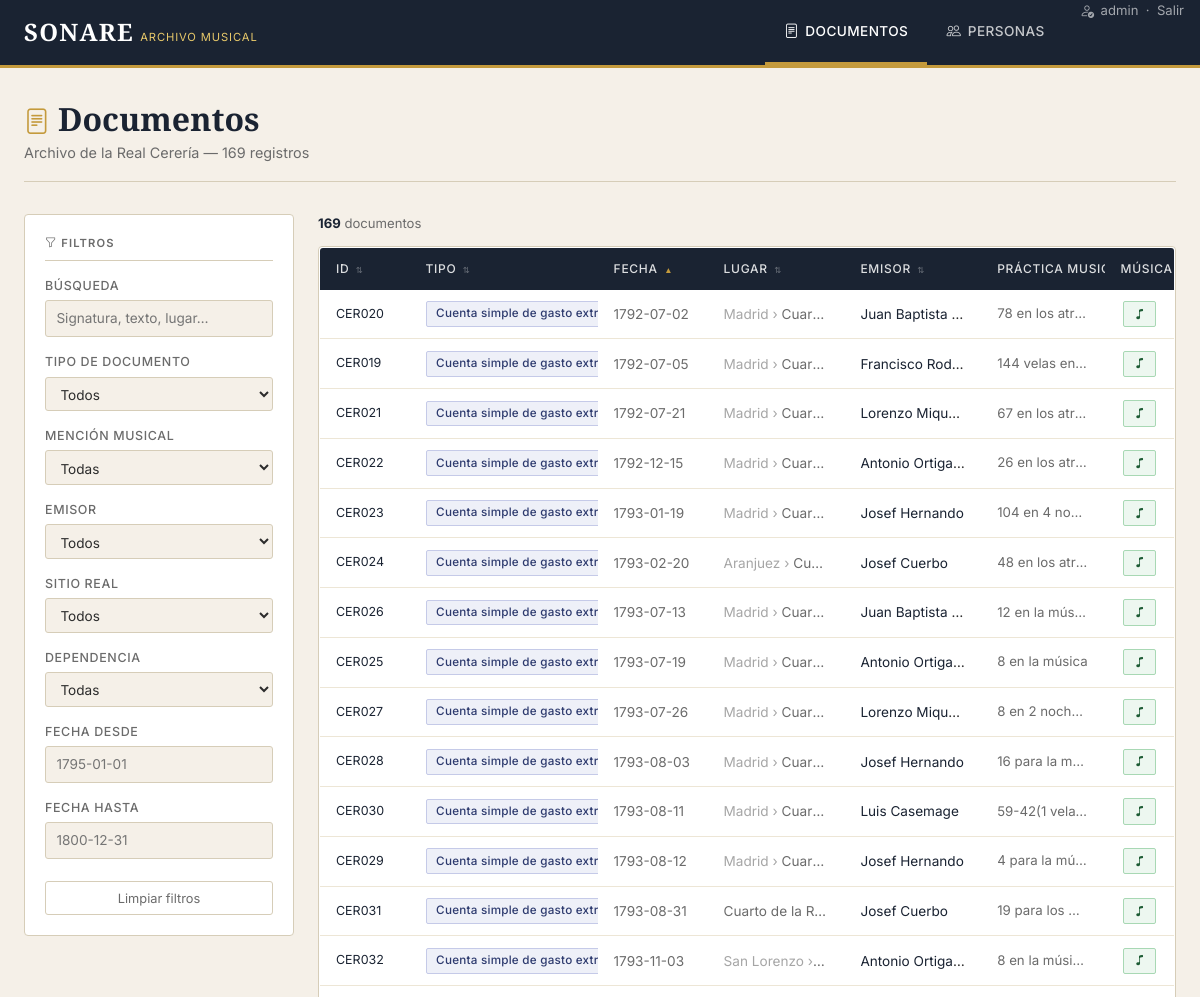
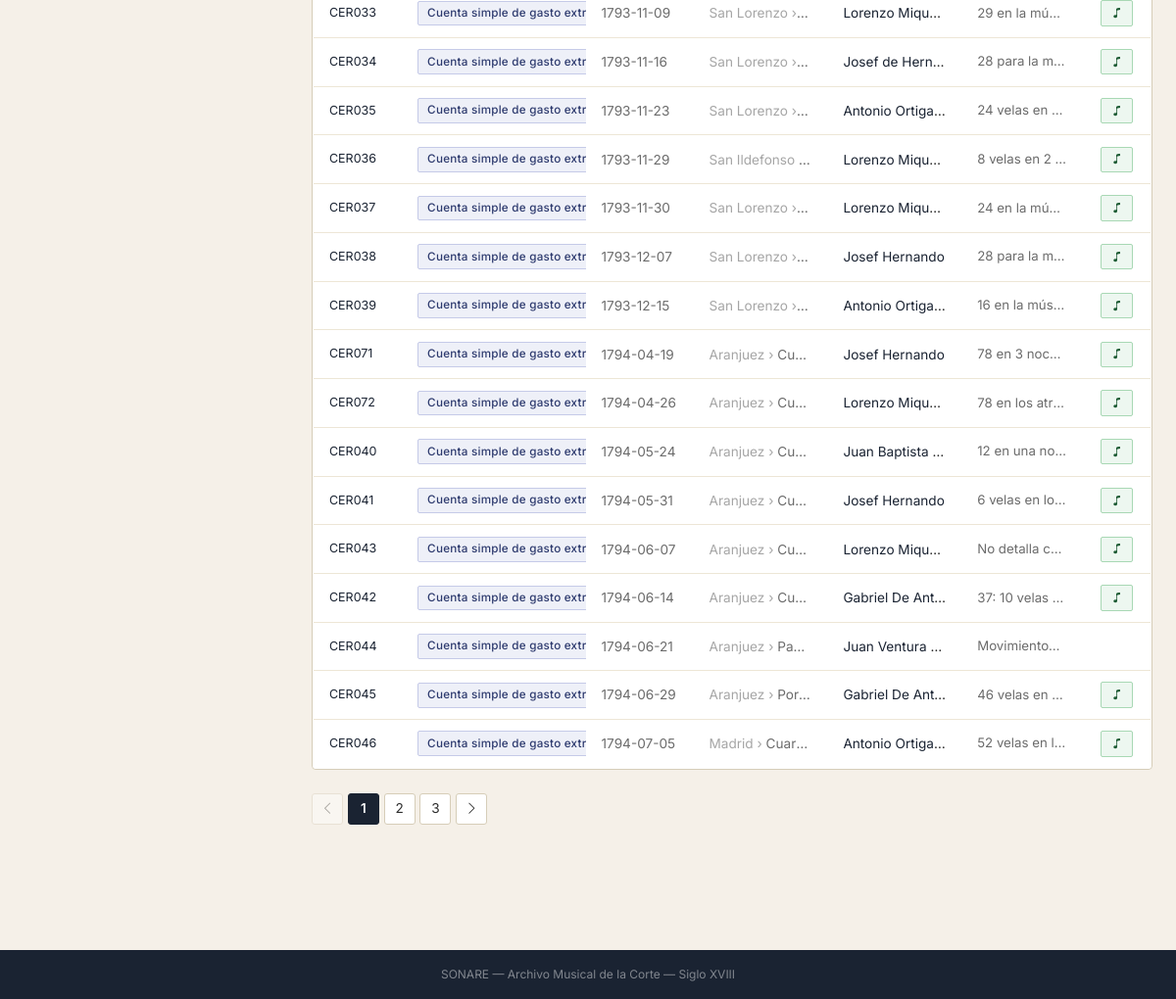
The page /documentos/ (signed in) on the database its author committed (2 pictures, top to bottom).
### sonare_app/models.py (models this page shows, shortened)
class Documento(models.Model):
    id = models.CharField(max_length=50, primary_key=True)
    tipo_documento = models.CharField(max_length=200)
    fecha_documento = models.CharField(max_length=50, blank=True, null=True)
    lugar_documento = models.CharField(max_length=300, blank=True, null=True)
    fecha_inicio = models.CharField(max_length=50, blank=True, null=True)
    fecha_fin = models.CharField(max_length=50, blank=True, null=True)
    lugar = models.CharField(max_length=500, blank=True, null=True)  # string original del Excel
    lugar_ref = models.ForeignKey(
        Lugar, null=True, blank=True,
        on_delete=models.SET_NULL,
        related_name='documentos',
        verbose_name="Lugar (jerárquico)",
    )
    observaciones_lugar = models.TextField(blank=True, null=True)
    texto = models.TextField(blank=True, null=True)
    emisor = models.ForeignKey(
        Persona, null=True, blank=True, on_delete=models.SET_NULL,
        related_name="documentos_emitidos",
    )
    visto = models.ForeignKey(
        Persona, null=True, blank=True, on_delete=models.SET_NULL,
        related_name="documentos_vistos",
    )
    destinatario = models.ForeignKey(
        Persona, null=True, blank=True, on_delete=models.SET_NULL,
        related_name="documentos_recibidos",
    )
    seccion_administrativa_emision = models.CharField(max_length=200, blank=True, null=True)
    seccion_administrativa_recepcion = models.CharField(max_length=200, blank=True, null=True)
    hora = models.CharField(max_length=50, blank=True, null=True)
    luces = models.TextField(blank=True, null=True)
    otras_personas = models.ManyToManyField(Persona, blank=True, related_name="documentos_citado")
    signatura = models.CharField(max_length=200, blank=True, null=True)
    practica_musical = models.TextField(blank=True, null=True)
    objeto_musical_desc = models.TextField(blank=True, null=True)
    autor = models.CharField(max_length=200, blank=True, null=True)
    mencion_musica = models.BooleanField(default=False)
    observaciones = models.TextField(blank=True, null=True)
    evento_descripcion = models.TextField(blank=True, null=True)
    metadata = models.JSONField(default=dict, blank=True)
    class Meta:
        verbose_name = "Documento"
        verbose_name_plural = "Documentos"
        ordering = ["fecha_documento"]

class Lugar(models.Model):
    nombre = models.CharField(max_length=400)
    padre = models.ForeignKey(
        'self', null=True, blank=True,
        on_delete=models.SET_NULL,
        related_name='hijos',
    )
    class Meta:
        verbose_name = "Lugar"
        verbose_name_plural = "Lugares"
        ordering = ["padre__nombre", "nombre"]

class Persona(models.Model):
    id = models.CharField(max_length=50, primary_key=True)
    nombre_uniforme = models.CharField(max_length=200)
    apellidos_uniforme = models.CharField(max_length=200, blank=True, default="")
    otras_formas_nombre = models.TextField(blank=True, default="")
    titulo_nobiliario = models.CharField(max_length=200, blank=True, null=True)
    id_viaff = models.CharField(max_length=100, blank=True, null=True)
    genero = models.CharField(max_length=50, blank=True, null=True)
    fecha_nacimiento = models.CharField(max_length=50, blank=True, null=True)
    fecha_muerte = models.CharField(max_length=50, blank=True, null=True)
    funcion = models.CharField(max_length=100, default="no músico")
    cargo_profesional = models.CharField(max_length=200, blank=True, null=True)
    def __str__(self):
        return f"{self.nombre_uniforme} {self.apellidos_uniforme}".strip()
    class Meta:
        verbose_name = "Persona"
        verbose_name_plural = "Personas"
        ordering = ["apellidos_uniforme", "nombre_uniforme"]

### sonare_app/views.py (the view, shortened to what this page needs)
# urls.py: path("documentos/", views.documento_list, name="documento_list"),
@login_required
def documento_list(request):
    qs = Documento.objects.select_related("emisor", "destinatario", "lugar_ref", "lugar_ref__padre")
    q = request.GET.get("q", "").strip()
    tipo = request.GET.get("tipo", "")
    if tipo:
        qs = qs.filter(tipo_documento=tipo)
    musica = request.GET.get("musica", "")
    if musica == "1":
        qs = qs.filter(mencion_musica=True)
    elif musica == "0":
        qs = qs.filter(mencion_musica=False)
    emisor = request.GET.get("emisor", "")
    if emisor:
        qs = qs.filter(emisor_id=emisor)
    sitio = request.GET.get("sitio", "")
    dependencia = request.GET.get("dependencia", "")
    if dependencia:
        qs = qs.filter(lugar_ref_id=dependencia)
    elif sitio:
        qs = qs.filter(
            Q(lugar_ref__padre_id=sitio) | Q(lugar_ref_id=sitio)
        )
    desde = request.GET.get("desde", "")
    if desde:
        qs = qs.filter(fecha_documento__gte=desde)
    hasta = request.GET.get("hasta", "")
    if hasta:
        qs = qs.filter(fecha_documento__lte=hasta)
    SORT_FIELDS_DOC = {
        "id":       "id",
        "tipo":     "tipo_documento",
        "fecha":    "fecha_documento",
        "lugar":    "lugar_ref__nombre",
        "emisor":   "emisor__apellidos_uniforme",
        "practica": "practica_musical",
        "musica":   "mencion_musica",
    }
    sort = request.GET.get("sort", "fecha")
    direction = request.GET.get("dir", "asc")
    sort_field = SORT_FIELDS_DOC.get(sort, "fecha_documento")
    qs = qs.order_by(f"-{sort_field}" if direction == "desc" else sort_field)
    paginator = Paginator(qs, 30)
    page_obj = paginator.get_page(request.GET.get("page"))
    tipos = (
        Documento.objects.exclude(tipo_documento="")
        .values_list("tipo_documento", flat=True)
        .distinct()
        .order_by("tipo_documento")
    )
    personas_con_docs = (
        Persona.objects.filter(documentos_emitidos__isnull=False)
        .distinct()
        .order_by("apellidos_uniforme", "nombre_uniforme")
    )
    sitios = Lugar.objects.filter(padre__isnull=True).order_by("nombre")
    context = {
        "page_obj": page_obj,
        "paginator": paginator,
        "tipos": tipos,
        "personas_con_docs": personas_con_docs,
        "sitios": sitios,
        "lugares_json": _lugares_json(),
        "q": q,
        "sort": sort,
        "dir": direction,
    }
    return render(request, "sonare_app/documentos/list.html", context)

### sonare_app/views.py (called while the page is built)
def _lugares_json():
    lugares = Lugar.objects.select_related("padre").order_by("padre__nombre", "nombre")
    return json.dumps([
        {"id": l.id, "nombre": l.nombre, "padre_id": l.padre_id}
        for l in lugares
    ])

### sonare_app/templates/sonare_app/documentos/list.html (shortened to what this page needs)
{% extends "sonare_app/base.html" %}
{% block content %}
<div class="page-header">
  <h1><i class="bi bi-file-text" style="font-size:1.6rem; color:var(--gold);"></i> Documentos</h1>
  <span class="subtitle">Archivo de la Real Cerería — {{ paginator.count }} registros</span>
</div>
<div class="row g-4">
  <div class="col-12 col-md-3">
    <div class="filter-panel">
      <div class="filter-title"><i class="bi bi-funnel"></i> Filtros</div>
      <form method="get" id="filter-form">
        <div class="filter-group">
          <label>Búsqueda</label>
          <input type="text" name="q" value="{{ request.GET.q }}" placeholder="Signatura, texto, lugar…" id="filter-q">
        </div>
        <div class="filter-group">
          <label>Tipo de documento</label>
          <select name="tipo" onchange="this.form.submit()">
            <option value="">Todos</option>
          </select>
        </div>
        <div class="filter-group">
          <label>Mención musical</label>
          <select name="musica" onchange="this.form.submit()">
            <option value="">Todas</option>
          </select>
        </div>
        <div class="filter-group">
          <label>Emisor</label>
          <select name="emisor" onchange="this.form.submit()">
            <option value="">Todos</option>
          </select>
        </div>
        <div class="filter-group">
          <label>Sitio real</label>
          <select name="sitio" id="filter-sitio" onchange="actualizarDependencias(); this.form.submit()">
            <option value="">Todos</option>
          </select>
        </div>
        <div class="filter-group">
          <label>Dependencia</label>
          <select name="dependencia" id="filter-dependencia" onchange="this.form.submit()">
            <option value="">Todas</option>
          </select>
        </div>
        <div class="filter-group">
          <label>Fecha desde</label>
          <input type="text" name="desde" value="{{ request.GET.desde }}" placeholder="1795-01-01" id="filter-desde">
        </div>
        <div class="filter-group">
          <label>Fecha hasta</label>
          <input type="text" name="hasta" value="{{ request.GET.hasta }}" placeholder="1800-12-31" id="filter-hasta">
        </div>
        <a href="{% url 'sonare:documento_list' %}">
          <button type="button" class="btn-clear">Limpiar filtros</button>
        </a>
      </form>
    </div>
  </div>
  <div class="col-12 col-md-9">
    <div class="results-count">
      <strong>{{ paginator.count }}</strong> documentos
    </div>
    <div class="card-sonare" style="padding:0; overflow:hidden;">
      <table class="data-table">
        <thead>
          <tr>
            <th class="sortable-th {% if sort == 'id' %}sort-active{% endif %}" data-sort="id" style="width:90px;">ID <span class="sort-icon">{% if sort == 'id' %}{% if dir == 'asc' %}▲{% else %}▼{% endif %}{% else %}⇅{% endif %}</span></th>
            <th class="sortable-th {% if sort == 'tipo' %}sort-active{% endif %}" data-sort="tipo" style="width:22%;">Tipo <span class="sort-icon">{% if sort == 'tipo' %}{% if dir == 'asc' %}▲{% else %}▼{% endif %}{% else %}⇅{% endif %}</span></th>
            <th class="sortable-th {% if sort == 'fecha' %}sort-active{% endif %}" data-sort="fecha" style="width:110px;">Fecha <span class="sort-icon">{% if sort == 'fecha' %}{% if dir == 'asc' %}▲{% else %}▼{% endif %}{% else %}⇅{% endif %}</span></th>
            <th class="sortable-th {% if sort == 'lugar' %}sort-active{% endif %}" data-sort="lugar" style="width:16%;">Lugar <span class="sort-icon">{% if sort == 'lugar' %}{% if dir == 'asc' %}▲{% else %}▼{% endif %}{% else %}⇅{% endif %}</span></th>
            <th class="sortable-th {% if sort == 'emisor' %}sort-active{% endif %}" data-sort="emisor" style="width:16%;">Emisor <span class="sort-icon">{% if sort == 'emisor' %}{% if dir == 'asc' %}▲{% else %}▼{% endif %}{% else %}⇅{% endif %}</span></th>
            <th class="sortable-th " data-sort="practica">Práctica musical </th>
            <th class="sortable-th " data-sort="musica" style="width:70px;">Música </th>
          </tr>
        </thead>
        <tbody>
          {% for doc in page_obj %}
          <tr class="clickable-row" data-href="{% url 'sonare:documento_detail' doc.id %}" style="cursor:pointer;">
            <td class="id-col">
              <a href="{% url 'sonare:documento_detail' doc.id %}">{{ doc.id }}</a>
            </td>
            <td title="{{ doc.tipo_documento }}">
              <span class="badge-sonare badge-doc" style="font-size:0.73rem;">
                {{ doc.tipo_documento|truncatechars:35 }}
              </span>
            </td>
            <td style="font-size:0.85rem; color:var(--text-muted);">
              {{ doc.fecha_documento|default:"—" }}
            </td>
            <td style="font-size:0.85rem; color:var(--text-muted);" title="{% if doc.lugar_ref %}{% if doc.lugar_ref.padre %}{{ doc.lugar_ref.padre.nombre }} › {% endif %}{{ doc.lugar_ref.nombre }}{% else %}{{ doc.lugar_documento }}{% endif %}">
              {% if doc.lugar_ref %}
                {% if doc.lugar_ref.padre %}<span style="opacity:0.6;">{{ doc.lugar_ref.padre.nombre }} ›</span> {% endif %}{{ doc.lugar_ref.nombre }}
              {% else %}
                {{ doc.lugar_documento|default:"—" }}
              {% endif %}
            </td>
            <td style="font-size:0.85rem;" title="{% if doc.emisor %}{{ doc.emisor }}{% endif %}">
              {% if doc.emisor %}
                <a href="{% url 'sonare:persona_detail' doc.emisor.id %}">{{ doc.emisor }}</a>
              {% else %}—{% endif %}
            </td>
            <td style="font-size:0.83rem; color:var(--text-muted);" title="{{ doc.practica_musical }}">
              {% if doc.practica_musical and doc.practica_musical != 'None' %}{{ doc.practica_musical|truncatechars:60 }}{% else %}—{% endif %}
            </td>
            <td style="text-align:center;">
              {% if doc.mencion_musica %}
                <span class="badge-sonare badge-green" title="Mención musical"><i class="bi bi-music-note"></i></span>
              {% endif %}
            </td>
          </tr>
          {% empty %}
          <tr>
            <td colspan="7" style="text-align:center; padding:3rem; color:var(--text-muted); font-style:italic;">
              No se encontraron documentos con los filtros seleccionados.
            </td>
          </tr>
          {% endfor %}
        </tbody>
      </table>
    </div>
    {% if page_obj.has_other_pages %}
    <div class="pagination-sonare">
      {% if page_obj.has_previous %}
        <a href="?{% if request.GET.urlencode %}{{ request.GET.urlencode }}&{% endif %}page={{ page_obj.previous_page_number }}" title="Anterior">
          <i class="bi bi-chevron-left"></i>
        </a>
      {% else %}
        <span class="disabled"><i class="bi bi-chevron-left"></i></span>
      {% endif %}
      {% for num in page_obj.paginator.page_range %}
        {% if page_obj.number == num %}
          <span class="current">{{ num }}</span>
        {% elif num > page_obj.number|add:"-3" and num < page_obj.number|add:"3" %}
          <a href="?{% if request.GET.urlencode %}{{ request.GET.urlencode }}&{% endif %}page={{ num }}">{{ num }}</a>
        {% endif %}
      {% endfor %}
      {% if page_obj.has_next %}
        <a href="?{% if request.GET.urlencode %}{{ request.GET.urlencode }}&{% endif %}page={{ page_obj.next_page_number }}" title="Siguiente">
          <i class="bi bi-chevron-right"></i>
        </a>
      {% else %}
        <span class="disabled"><i class="bi bi-chevron-right"></i></span>
      {% endif %}
    </div>
    {% endif %}
  </div>
</div>
{% endblock %}

### sonare_app/templates/sonare_app/base.html (shortened to what this page needs)
<!DOCTYPE html>
<html lang="es">
<head>
  <link href="https://cdn.jsdelivr.net/npm/bootstrap@5.3.0/dist/css/bootstrap.min.css" rel="stylesheet">
  <link href="https://cdn.jsdelivr.net/npm/bootstrap-icons@1.11.0/font/bootstrap-icons.css" rel="stylesheet">
</head>
<body>
<nav class="sonare-nav d-flex align-items-stretch justify-content-between">
  <a href="{% url 'sonare:home' %}" class="nav-brand">
    <span class="brand-title">SONARE</span>
    <span class="brand-sub">Archivo Musical</span>
  </a>
  <ul class="nav-links">
    <li>
      <a href="{% url 'sonare:documento_list' %}" class="{% if request.resolver_match.url_name == 'documento_list' or request.resolver_match.url_name == 'documento_detail' %}active{% endif %}">
        <i class="bi bi-file-text"></i> Documentos
      </a>
    </li>
    <li>
      <a href="{% url 'sonare:persona_list' %}" class="{% if request.resolver_match.url_name == 'persona_list' or request.resolver_match.url_name == 'persona_detail' %}active{% endif %}">
        <i class="bi bi-people"></i> Personas
      </a>
    </li>
    {% if request.user.is_authenticated %}
    <li>
      <form method="post" action="/logout/" style="margin:0;">
        <button type="submit" style="background:none; border:none; cursor:pointer; color:rgba(255,255,255,0.6); font-size:0.82rem; font-family:var(--sans); padding:0 1rem; height:100%; display:flex; align-items:center; gap:0.4rem;">
          <i class="bi bi-person-check"></i> {{ request.user.username }} &nbsp;·&nbsp; Salir
        </button>
      </form>
    </li>
    {% else %}
    <li>
      <a href="/login/?next={{ request.path }}">
        <i class="bi bi-box-arrow-in-right"></i> Entrar
      </a>
    </li>
    {% endif %}
  </ul>
</nav>
<div class="page-wrapper">
  {% block content %}{% endblock %}
</div>
<footer style="background:var(--navy); color:rgba(255,255,255,0.45); text-align:center; padding:1rem; font-size:0.75rem; margin-top:4rem;">
  SONARE &mdash; Archivo Musical de la Corte &mdash; Siglo XVIII
</footer>
</body>
</html>

### rows shown on the page
Documento: id "CER020", tipo_documento "Cuenta simple de gast…", fecha_documento "1792-07-02", lugar_ref.padre.nombre "Madrid", lugar_ref.nombre "Cuar…", emisor "Juan Baptista…", practica_musical "78 en los atr…", mencion_musica True (drawn)
Documento: id "CER019", tipo_documento "Cuenta simple de gast…", fecha_documento "1792-07-05", lugar_ref.padre.nombre "Madrid", lugar_ref.nombre "Cuar…", emisor "Francisco Rod…", practica_musical "144 velas en…", mencion_musica True (drawn)
Documento: id "CER021", tipo_documento "Cuenta simple de gast…", fecha_documento "1792-07-21", lugar_ref.padre.nombre "Madrid", lugar_ref.nombre "Cuar…", emisor "Lorenzo Miqu…", practica_musical "67 en los atr…", mencion_musica True (drawn)
Documento: id "CER022", tipo_documento "Cuenta simple de gast…", fecha_documento "1792-12-15", lugar_ref.padre.nombre "Madrid", lugar_ref.nombre "Cuar…", emisor "Antonio Ortiga…", practica_musical "26 en los atr…", mencion_musica True (drawn)
Documento: id "CER023", tipo_documento "Cuenta simple de gast…", fecha_documento "1793-01-19", lugar_ref.padre.nombre "Madrid", lugar_ref.nombre "Cuar…", emisor "Josef Hernando", practica_musical "104 en 4 no…", mencion_musica True (drawn)
Documento: id "CER024", tipo_documento "Cuenta simple de gast…", fecha_documento "1793-02-20", lugar_ref.padre.nombre "Aranjuez", lugar_ref.nombre "Cu…", emisor "Josef Cuerbo", practica_musical "48 en los atr…", mencion_musica True (drawn)
Documento: id "CER026", tipo_documento "Cuenta simple de gast…", fecha_documento "1793-07-13", lugar_ref.padre.nombre "Madrid", lugar_ref.nombre "Cuar…", emisor "Juan Baptista…", practica_musical "12 en la mús…", mencion_musica True (drawn)
Documento: id "CER025", tipo_documento "Cuenta simple de gast…", fecha_documento "1793-07-19", lugar_ref.padre.nombre "Madrid", lugar_ref.nombre "Cuar…", emisor "Antonio Ortiga…", practica_musical "8 en la música", mencion_musica True (drawn)
Documento: id "CER027", tipo_documento "Cuenta simple de gast…", fecha_documento "1793-07-26", lugar_ref.padre.nombre "Madrid", lugar_ref.nombre "Cuar…", emisor "Lorenzo Miqu…", practica_musical "8 en 2 noch…", mencion_musica True (drawn)
Documento: id "CER028", tipo_documento "Cuenta simple de gast…", fecha_documento "1793-08-03", lugar_ref.padre.nombre "Madrid", lugar_ref.nombre "Cuar…", emisor "Josef Hernando", practica_musical "16 para la m…", mencion_musica True (drawn)
Documento: id "CER030", tipo_documento "Cuenta simple de gast…", fecha_documento "1793-08-11", lugar_ref.padre.nombre "Madrid", lugar_ref.nombre "Cuar…", emisor "Luis Casemage", practica_musical "59-42(1 vela…", mencion_musica True (drawn)
Documento: id "CER029", tipo_documento "Cuenta simple de gast…", fecha_documento "1793-08-12", lugar_ref.padre.nombre "Madrid", lugar_ref.nombre "Cuar…", emisor "Josef Hernando", practica_musical "4 para la mú…", mencion_musica True (drawn)
Documento: id "CER031", tipo_documento "Cuenta simple de gast…", fecha_documento "1793-08-31", lugar_ref.nombre "Cuarto de la R…", emisor "Josef Cuerbo", practica_musical "19 para los…", mencion_musica True (drawn)
Documento: id "CER032", tipo_documento "Cuenta simple de gast…", fecha_documento "1793-11-03", lugar_ref.padre.nombre "San Lorenzo", emisor "Antonio Ortiga…", practica_musical "8 en la músi…", mencion_musica True (drawn)
Documento: id "CER033", tipo_documento "Cuenta simple de gast…", fecha_documento "1793-11-09", lugar_ref.padre.nombre "San Lorenzo", emisor "Lorenzo Miqu…", practica_musical "29 en la mú…", mencion_musica True (drawn)
Documento: id "CER034", tipo_documento "Cuenta simple de gast…", fecha_documento "1793-11-16", lugar_ref.padre.nombre "San Lorenzo", emisor "Josef de Hern…", practica_musical "28 para la m…", mencion_musica True (drawn)
Documento: id "CER035", tipo_documento "Cuenta simple de gast…", fecha_documento "1793-11-23", lugar_ref.padre.nombre "San Lorenzo", emisor "Antonio Ortiga…", practica_musical "24 velas en…", mencion_musica True (drawn)
Documento: id "CER036", tipo_documento "Cuenta simple de gast…", fecha_documento "1793-11-29", lugar_ref.padre.nombre "San Ildefonso", emisor "Lorenzo Miqu…", practica_musical "8 velas en 2…", mencion_musica True (drawn)
Documento: id "CER037", tipo_documento "Cuenta simple de gast…", fecha_documento "1793-11-30", lugar_ref.padre.nombre "San Lorenzo", emisor "Lorenzo Miqu…", practica_musical "24 en la mú…", mencion_musica True (drawn)
Documento: id "CER038", tipo_documento "Cuenta simple de gast…", fecha_documento "1793-12-07", lugar_ref.padre.nombre "San Lorenzo", emisor "Josef Hernando", practica_musical "28 para la m…", mencion_musica True (drawn)
Documento: id "CER039", tipo_documento "Cuenta simple de gast…", fecha_documento "1793-12-15", lugar_ref.padre.nombre "San Lorenzo", emisor "Antonio Ortiga…", practica_musical "16 en la mús…", mencion_musica True (drawn)
Documento: id "CER071", tipo_documento "Cuenta simple de gast…", fecha_documento "1794-04-19", lugar_ref.padre.nombre "Aranjuez", lugar_ref.nombre "Cu…", emisor "Josef Hernando", practica_musical "78 en 3 noc…", mencion_musica True (drawn)
Documento: id "CER072", tipo_documento "Cuenta simple de gast…", fecha_documento "1794-04-26", lugar_ref.padre.nombre "Aranjuez", lugar_ref.nombre "Cu…", emisor "Lorenzo Miqu…", practica_musical "78 en los atr…", mencion_musica True (drawn)
Documento: id "CER040", tipo_documento "Cuenta simple de gast…", fecha_documento "1794-05-24", lugar_ref.padre.nombre "Aranjuez", lugar_ref.nombre "Cu…", emisor "Juan Baptista…", practica_musical "12 en una no…", mencion_musica True (drawn)
Documento: id "CER041", tipo_documento "Cuenta simple de gast…", fecha_documento "1794-05-31", lugar_ref.padre.nombre "Aranjuez", lugar_ref.nombre "Cu…", emisor "Josef Hernando", practica_musical "6 velas en lo…", mencion_musica True (drawn)
Documento: id "CER043", tipo_documento "Cuenta simple de gast…", fecha_documento "1794-06-07", lugar_ref.padre.nombre "Aranjuez", lugar_ref.nombre "Cu…", emisor "Lorenzo Miqu…", practica_musical "No detalla c…", mencion_musica True (drawn)
Documento: id "CER042", tipo_documento "Cuenta simple de gast…", fecha_documento "1794-06-14", lugar_ref.padre.nombre "Aranjuez", lugar_ref.nombre "Cu…", emisor "Gabriel De Ant…", practica_musical "37: 10 velas…", mencion_musica True (drawn)
Documento: id "CER044", tipo_documento "Cuenta simple de gast…", fecha_documento "1794-06-21", lugar_ref.padre.nombre "Aranjuez", lugar_ref.nombre "Pas…", emisor "Juan Ventura…", practica_musical "Movimiento…"
Documento: id "CER045", tipo_documento "Cuenta simple de gast…", fecha_documento "1794-06-29", lugar_ref.padre.nombre "Aranjuez", lugar_ref.nombre "Por…", emisor "Gabriel De Ant…", practica_musical "46 velas en…", mencion_musica True (drawn)
Documento: id "CER046", tipo_documento "Cuenta simple de gast…", fecha_documento "1794-07-05", lugar_ref.padre.nombre "Madrid", lugar_ref.nombre "Cuar…", emisor "Antonio Ortiga…", practica_musical "52 velas en l…", mencion_musica True (drawn)

### other values the page prints
{{ request.user.username }} "admin"
{{ paginator.count }} "169"
{{ num }} "1"
{{ num }} "2" "3"
